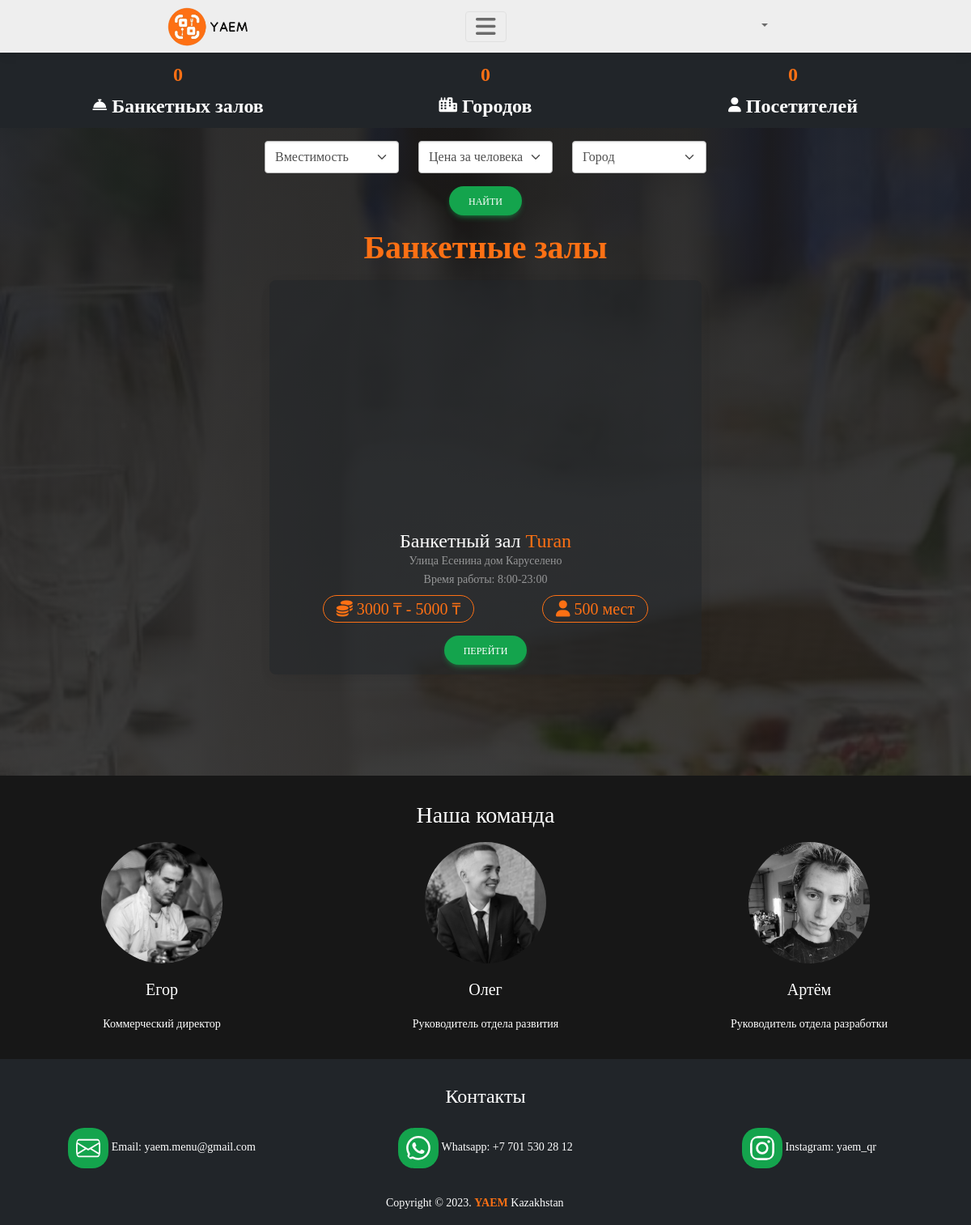
The app's page /banquets/, older data.
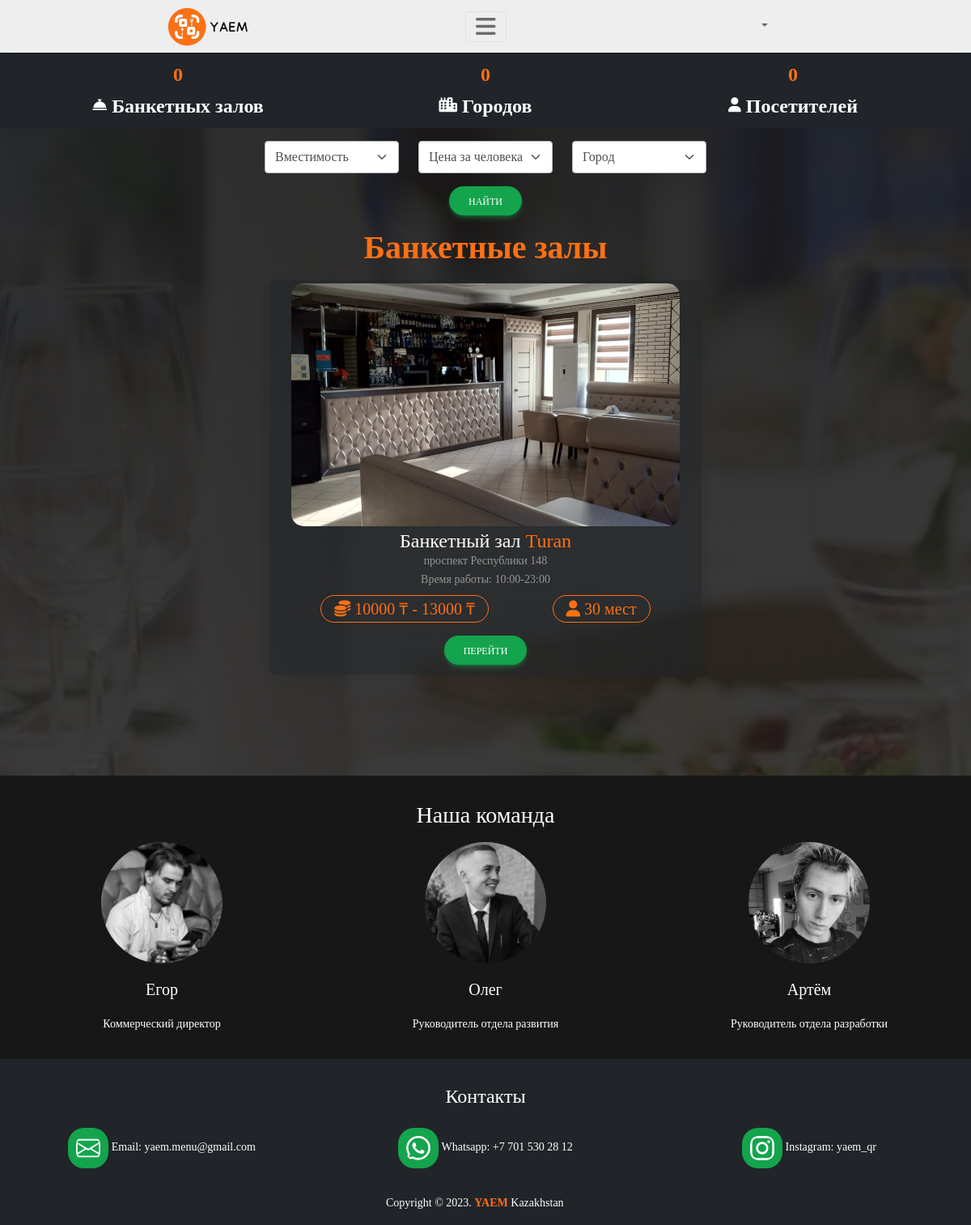
The same page, newer data.
### banquets/models.py (models this page shows, shortened)
class BanquetCard(models.Model):
    client = models.ForeignKey(
        to=Client,
        verbose_name="Зал заведения:",
        on_delete=models.CASCADE,
        blank=True,
        null=True,
    )
    city = models.ForeignKey(City, models.CASCADE, verbose_name="Город")
    name = models.CharField(
        max_length=100, unique=True, verbose_name="Название банкетного зала"
    )
    url_name = models.CharField(
        max_length=30, verbose_name="/url=client url", unique=True
    )
    logo = models.ImageField(verbose_name="Лого", upload_to=banquet_logo_upload_to)
    photo1 = models.ImageField(
        verbose_name="Фото 1", upload_to=banquet_logo_upload_to, blank=True, null=True
    )
    photo2 = models.ImageField(
        verbose_name="Фото 2", upload_to=banquet_logo_upload_to, blank=True, null=True
    )
    photo3 = models.ImageField(
        verbose_name="Фото 3", upload_to=banquet_logo_upload_to, blank=True, null=True
    )
    capacity = models.PositiveIntegerField(verbose_name="Вместимость")
    min_capacity = models.PositiveIntegerField(
        verbose_name="Минимальная вместимость", blank=True, null=True
    )
    price_max = models.PositiveIntegerField(verbose_name="Макс. цена за человека")
    price_min = models.PositiveIntegerField(verbose_name="Мин. цена за человека")
    status = models.BooleanField(verbose_name="Активен")
    working_time = models.CharField(
        max_length=20, verbose_name="Рабочее время", blank=True, null=True
    )
    address = models.CharField(
        max_length=50, verbose_name="Адрес", blank=True, null=True, unique=True
    )
    whatsapp = models.CharField(
        max_length=50, verbose_name="WhatsApp", blank=True, null=True, unique=True
    )
    inst = models.CharField(
        max_length=100, verbose_name="Instagram", blank=True, null=True, unique=True
    )
    two_gis = models.CharField(
        max_length=150, verbose_name="2gis", blank=True, null=True, unique=True
    )
    phone = models.CharField(
        max_length=30, verbose_name="Телефон", blank=True, null=True, unique=True
    )
    z_index = models.IntegerField(
        verbose_name="Порядковый №", blank=True, null=True, unique=True
    )
    class Meta:
        verbose_name = "Карточку банкетного зала"
        verbose_name_plural = "Карточки банкетных залов"

### banquets/views.py (the view, shortened to what this page needs)
class BanquetList(View):
    template_name = "banquets/banquet_list.html"
    def get(self, request, *args, **kwargs):
        banquets = BanquetCard.objects.all()
        cities = City.objects.values_list("name", flat=True).distinct()
        capacity = request.GET.get("capacity")
        price_min_max = request.GET.get("price_min_max")
        city = request.GET.get("city")
        context = {"banquets": banquets, "cities": cities}
        return render(request, self.template_name, context)

### banquets/templates/banquets/banquet_list.html (shortened to what this page needs)
{% extends "main/base.html" %}
{% load static %}
{% load i18n %}
{% block content %}
<section class="user-select-none" style="background: #212529">
    <div id="counter" class="indicator-list  container">
        <div class="row text-center fs-4 py-2 fw-bold" style="color: #fd7014">
            <div class="col-6 col-lg-4">
                <div class="indicators-item">
                    <div data-num="{{ total_banquets }}" class="indicators-title"></div>
                    <div class="lng-unit4 indicators-subtitle text-white">
                        <i class="fas fa-bell-concierge fa-xs"></i>
                        {% trans 'Банкетных залов' %}
                    </div>
                </div>
            </div>
            <div class="col-6 col-lg-4">
                <div class="indicators-item">
                    <div data-num="{{ total_cities }}" class="indicators-title"></div>
                    <div class="lng-unit4 indicators-subtitle text-white">
                        <i class="fas fa-city fa-xs"></i>
                        {% trans 'Городов' %}
                    </div>
                </div>
            </div>
            <div class="col-6 col-lg-4">
                <div class="indicators-item">
                    <div data-num="{{ total_orders }}" class="indicators-title"></div>
                    <div class="lng-unit6 indicators-subtitle text-white">
                        <i class="fas fa-user fa-xs"></i> {% trans 'Посетителей' %}
                    </div>
                </div>
            </div>
        </div>
    </div>
</section>
<section class="skrollable pb-5"
         style="background-image: linear-gradient(0deg, rgba(25, 25, 25, 0.8), rgba(25, 25, 25, 0.9)), url({% static 'images/banquet/банкет-min.jpg' %});
    background-attachment: fixed; background-size: cover; min-height: 100vh">
        <div class="container pt-3">
            <form action="" method="get">
                <div class="row gy-3 d-flex justify-content-center">
                    <div class="col-5 col-lg-2">
                        <select class="form-select" id="select_1" aria-label="Default select example"
                                name="capacity">
                            <option selected value="">{% trans 'Вместимость' %}</option>
                        </select>
                    </div>
                    <div class="col-5 col-lg-2">
                        <select class="form-select" id="select_2" aria-label="Default select example"
                                name="price_min_max">
                            <option selected value="">{% trans 'Цена за человека' %}</option>
                        </select>
                    </div>
                    <div class="col-5 col-lg-2">
                        <select class="form-select" id="select_3" aria-label="Default select example"
                                name="city">
                            <option selected value="">{% trans 'Город' %}</option>
                        </select>
                    </div>
                </div>
                <div class="d-flex mx-auto mt-3 justify-content-center">
                    <button class="btn btn-success btn-rounded btn-animate" type="submit">{% trans 'Найти' %}</button>
                </div>
            </form>
        </div>
    <div class="container">
        <h1 class="my-3 fw-bold text-center" style="color: #fd7014">{% translate 'Банкетные залы' %}</h1>
        <div class="row gy-5 mx-auto justify-content-center">
            {% for banquet in banquets %}
            {% if banquet.status %}
            <div class="col-12 col-lg-6 text-center">
                <div class="card text-white" style="background: rgba(33, 37, 41, 0.5)">
                    <link rel="stylesheet" href="https://cdn.jsdelivr.net/npm/swiper@11/swiper-bundle.min.css"/>
                    <div class="swiper mySwiper mt-1">
                        <div class="swiper-wrapper">
                            <div class="swiper-slide"><img src="{{banquet.logo.url}}" loading="lazy" alt=""></div>
                        </div>
                    </div>
                    <div class="card-body my-0 py-1">
                        <h4 data-aos="zoom-out-right" class="card-title my-0">{% trans 'Банкетный зал' %}
                            <span style="color: #FD7014">{{ banquet.name }}</span></h4>
                        {% if banquet.address %}
                            <p data-aos="zoom-out-right" class="card-title my-0 text-white-50">
                                {{ banquet.address }}
                            </p>
                        {% endif %}
                        <p data-aos="zoom-out-right" class="card-text my-0 text-white-50">
                            {% translate 'Время работы' %}:
                            {% if banquet.working_time %}
                                {{ banquet.working_time }}
                            {% endif %}
                        </p>
                        <div data-aos="fade-right" class="d-flex justify-content-around my-2 ">
                            <p class="fs-5 my-0 px-3 border rounded-pill"
                               style="color: #FD7014; --mdb-border-color: #FD7014">
                                <i class="fas fa-coins"></i> {{banquet.price_min}} ₸ - {{banquet.price_max}} ₸
                            </p>
                            <p class="fs-5 my-0 px-3 border rounded-pill"
                               style="color: #FD7014; --mdb-border-color: #FD7014">
                                <i class="fas fa-user"></i>
                                {{banquet.capacity}} {% trans 'мест' %}
                            </p>
                        </div>
                        <a href="{% url 'banquets:banquet_page' url_name=banquet.url_name %}">
                            <button data-aos="fade-up" class="btn btn-success btn-rounded px-4 my-2 btn-animate">
                                {% translate 'Перейти' %}
                            </button>
                        </a>
                    </div>
                </div>
            </div>
            {% endif %}
            {% endfor %}
        </div>
    </div>
</section>
{% endblock content %}

### main/templates/main/base.html (shortened to what this page needs)
<!DOCTYPE html>
{% load static %}
{% load i18n %}
<html lang="en" style="font-family: Montserrat; overflow-x: hidden">
<head>
    <link
            rel="stylesheet"
            href="https://cdnjs.cloudflare.com/ajax/libs/font-awesome/6.0.0/css/all.min.css"
    />
    <link rel="stylesheet" href="{% static 'MDBootstrap/css/mdb.min.css'%}"/>
    <link rel="stylesheet" href="{% static 'css/style.css' %}">
    <link href="{% static 'aos-master/dist/aos.css' %}" rel="stylesheet">
</head>
<body class="text-white my-0 py-0" style="font-family: Montserrat;">
<nav class="navbar navbar-light" id="header">
    <div class="container-fluid text-center">
        <div class="col-5 mx-auto">
            <a href="{% url 'main:main_page' %}" data-mdb-toggle="tooltip" title="Вся еда в одном месте">
                <img data-aos="flip-right" src="{% static 'images/base/logo-min.png' %}" alt="#" class="img-fluid-logo">
            </a>
        </div>
        <div class="col-2 mx-auto">
            <button data-aos="flip-right" class="navbar-toggler border btn-animate" data-mdb-toggle="collapse"
                    data-mdb-target="#navbarSupportedContent" aria-controls="navbarSupportedContent"
                    aria-expanded="false"
                    aria-label="Toggle navigation">
                <i class="fas fa-bars fs-3"></i>
            </button>
        </div>
        <div class="col-5 text-center" >
            <ul class="navbar-nav">
                <li class="nav-item dropdown mx-auto">
                    <a
                            class="nav-link dropdown-toggle"
                            href="#"
                            id="navbarDropdown"
                            role="button"
                            data-mdb-toggle="dropdown"
                            aria-expanded="false"
                    >
                    </a>
                </li>
            </ul>
        </div>
    </div>
</nav>
{% block content %}
{% endblock content %}
<footer class="">
    <div class="container-fluid py-3" style="background: rgba(0, 0, 0, 0.9)">
        <h3 class="text-center my-3">{% translate 'Наша команда' %}</h3>
        <div class="row">
            <div data-aos="fade-right" class="col-12 col-sm-6 col-lg-4 text-center">
                <img src="{% static 'images/base/people-1-min.jpg' %}" height="150" width="auto" alt="" class="img"
                     style="border-radius: 100%;"
                draggable="false">
                <p class="fs-5 mt-3">{% translate 'Егор' %}</p>
                <p class="">{% translate 'Коммерческий директор' %}</p>
            </div>
            <div data-aos="fade-right" data-aos-delay="200" class="col-12 col-sm-6 col-lg-4 text-center">
                <img src="{% static 'images/base/people-2-min.jpg' %}" height="150" width="auto" alt="" class="img"
                     style="border-radius: 100%;"
                draggable="false">
                <p class="fs-5 mt-3">{% trans 'Олег' %}</p>
                <p class="">{% translate 'Руководитель отдела развития' %}</p>
            </div>
            <div data-aos="fade-right" data-aos-delay="400" class="col-12 col-sm-6 col-lg-4 text-center">
                <img src="{% static 'images/base/people-3-min.jpg' %}" height="150" width="auto" alt="" class="img"
                     style="border-radius: 100%;"
                draggable="false">
                <p class="fs-5 mt-3">{% translate 'Артём' %}</p>
                <p class="">{% translate 'Руководитель отдела разработки' %}</p>
            </div>
        </div>
    </div>
    <div class="container-fluid py-3" style="background: rgba(33, 37, 41)">
        <h4 class="text-center my-3">{% translate 'Контакты' %}</h4>
        <div class="row text-center">
            <div data-aos="fade-right" class="col-12 col-md-4 my-2">
                <a href="mailto:Yaem@gmail.com?subject=YAEM"
                   target="_blank"
                   class="link-light link-offset-2 link-underline-opacity-0 link-underline-opacity-25-hover">
                </a>
                Email: yaem.menu@gmail.com
            </div>
            <div data-aos="fade-bottom" data-aos-delay="200" class="col-12 col-md-4 my-2">
                <a href="https://wa.me/77015302812?text=Здравствуйте,%20пишу%20с%20сайта%20с%20YAEM."
                   target="_blank"
                   class="link-light link-offset-2 link-underline-opacity-0 link-underline-opacity-25-hover">
                </a>
                Whatsapp: +7 701 530 28 12
            </div>
            <div data-aos="fade-right" data-aos-delay="400" class="col-12 col-md-4 my-2">
                <a href="https://www.instagram.com/yaem_qr/"
                   target="_blank"
                   class="link-light link-offset-2 link-underline-opacity-0 link-underline-opacity-25-hover">
                </a>
                Instagram: yaem_qr
            </div>
        </div>
        <p class="text-center pt-4 mb-0 user-select-none">Copyright © 2023. <span class="fw-bold" style="color: #FD7014">YAEM</span> Kazakhstan <i class="flag flag-kazakhstan"></i></p>
    </div>
</footer>
</body>
</html>

### static/css/style.css (style rules this page uses)
.img-fluid-logo { width: 100px }
.swiper-slide { width: auto; display: flex; justify-content: center; align-items: center; }

### banquets/templates/banquets/banquet_list.html (style rules this page uses)
html, body { position: relative; height: 100%; }
body { background: #eee; font-family: Helvetica Neue, Helvetica, Arial, sans-serif; font-size: 14px; color: #000; margin: 0; padding: 0; }
.swiper { width: 90%; height: 300px; border-radius: 15px; }
.swiper-slide { text-align: center; font-size: 18px; background: rgba(33, 37, 41, 0); display: flex; justify-content: center; align-items: center; }
.swiper-slide img { display: block; max-width: 100%; height: 100%; object-fit: cover; border-radius: 15px }

Row changes from the older to the newer data that the page shows:
changed BanquetCard "Turan": logo: picture added; address "Улица Есенина дом Каруселено" → "проспект Республики 148"; working_time "8:00-23:00" → "10:00-23:00"; price_min "3000" → "10000"; price_max "5000" → "13000"; capacity "500" → "30"
